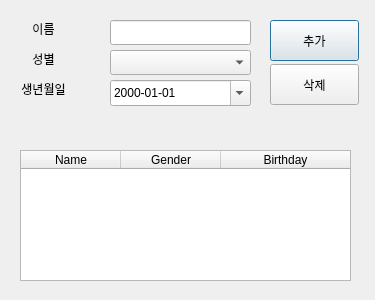
<?xml version="1.0" encoding="UTF-8"?>
<ui version="4.0">
 <class>Dialog</class>
 <widget class="QDialog" name="Dialog">
  <property name="geometry">
   <rect>
    <x>0</x>
    <y>0</y>
    <width>375</width>
    <height>300</height>
   </rect>
  </property>
  <property name="windowTitle">
   <string>Dialog</string>
  </property>
  <widget class="QPushButton" name="addButton">
   <property name="geometry">
    <rect>
     <x>270</x>
     <y>20</y>
     <width>89</width>
     <height>41</height>
    </rect>
   </property>
   <property name="text">
    <string>추가</string>
   </property>
  </widget>
  <widget class="QPushButton" name="delButton">
   <property name="geometry">
    <rect>
     <x>270</x>
     <y>64</y>
     <width>89</width>
     <height>41</height>
    </rect>
   </property>
   <property name="text">
    <string>삭제</string>
   </property>
  </widget>
  <widget class="QDateEdit" name="editBirthday">
   <property name="geometry">
    <rect>
     <x>110</x>
     <y>80</y>
     <width>141</width>
     <height>26</height>
    </rect>
   </property>
   <property name="displayFormat">
    <string>yyyy-MM-dd</string>
   </property>
   <property name="calendarPopup">
    <bool>true</bool>
   </property>
  </widget>
  <widget class="QLineEdit" name="editName">
   <property name="geometry">
    <rect>
     <x>110</x>
     <y>20</y>
     <width>141</width>
     <height>25</height>
    </rect>
   </property>
  </widget>
  <widget class="QLabel" name="label_1">
   <property name="geometry">
    <rect>
     <x>10</x>
     <y>20</y>
     <width>67</width>
     <height>17</height>
    </rect>
   </property>
   <property name="text">
    <string>이름</string>
   </property>
   <property name="alignment">
    <set>Qt::AlignCenter</set>
   </property>
  </widget>
  <widget class="QLabel" name="label_2">
   <property name="geometry">
    <rect>
     <x>10</x>
     <y>50</y>
     <width>67</width>
     <height>17</height>
    </rect>
   </property>
   <property name="text">
    <string>성별</string>
   </property>
   <property name="alignment">
    <set>Qt::AlignCenter</set>
   </property>
  </widget>
  <widget class="QLabel" name="label_3">
   <property name="geometry">
    <rect>
     <x>10</x>
     <y>80</y>
     <width>67</width>
     <height>17</height>
    </rect>
   </property>
   <property name="text">
    <string>생년월일</string>
   </property>
   <property name="alignment">
    <set>Qt::AlignCenter</set>
   </property>
  </widget>
  <widget class="QLabel" name="message">
   <property name="geometry">
    <rect>
     <x>20</x>
     <y>115</y>
     <width>341</width>
     <height>20</height>
    </rect>
   </property>
   <property name="font">
    <font>
     <weight>75</weight>
     <bold>true</bold>
    </font>
   </property>
   <property name="text">
    <string/>
   </property>
   <property name="alignment">
    <set>Qt::AlignCenter</set>
   </property>
  </widget>
  <widget class="QTableWidget" name="tableWidget">
   <property name="geometry">
    <rect>
     <x>20</x>
     <y>150</y>
     <width>331</width>
     <height>131</height>
    </rect>
   </property>
   <property name="editTriggers">
    <set>QAbstractItemView::NoEditTriggers</set>
   </property>
   <attribute name="horizontalHeaderVisible">
    <bool>true</bool>
   </attribute>
   <attribute name="horizontalHeaderStretchLastSection">
    <bool>true</bool>
   </attribute>
   <attribute name="verticalHeaderVisible">
    <bool>false</bool>
   </attribute>
   <column>
    <property name="text">
     <string>Name</string>
    </property>
   </column>
   <column>
    <property name="text">
     <string>Gender</string>
    </property>
   </column>
   <column>
    <property name="text">
     <string>Birthday</string>
    </property>
   </column>
  </widget>
  <widget class="QComboBox" name="genderBox">
   <property name="geometry">
    <rect>
     <x>110</x>
     <y>50</y>
     <width>141</width>
     <height>25</height>
    </rect>
   </property>
  </widget>
 </widget>
 <resources/>
 <connections/>
</ui>
